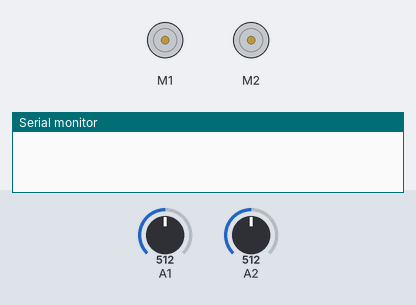
Bench run of a sketch on a simulated Arduino Uno, built with avr-gcc and run on an emulated ATmega328P. On the bench: 2 × DC motor (green arrow = forward, orange = backward, longer = faster), the last lines printed to the serial monitor. The inputs (shaded band) are chosen by the test bench; at power-on: A1 = 512, A2 = 512.

Above: at 0.1 s.
At 2.6 s:
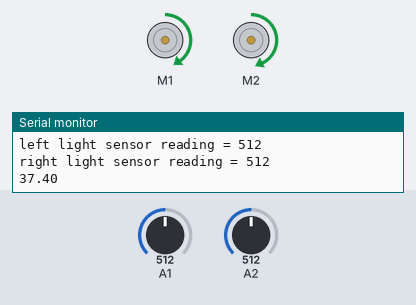
Timing chart, 0 to 4.1 s (numbered marks = the images above):
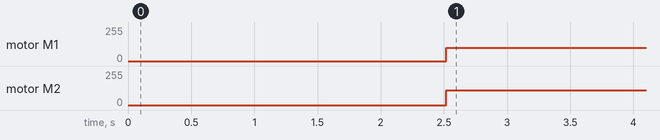

The sketch:

Line_following.ino
```cpp
/*this is the code to be implemented in overall_code for line following.
 *The changing of motor speeds is not included as it would be more readable
 *in a seperate function that takes PID_Value to control motor.
  */
//PID setup
float P;
float Kp = 0.2;
float error;

//motors
int standard_speed = 100;
float max_value = 500;
float new_speed;
float right_speed, left_speed;
//need input data from line followers


#include <Wire.h>
#include <Adafruit_MotorShield.h>
#include "utility/Adafruit_MS_PWMServoDriver.h" //necessary libraries to allow the motor to run

Adafruit_MotorShield AFMS = Adafruit_MotorShield(); //creates the adafruit object
Adafruit_DCMotor *myMotor = AFMS.getMotor(1); //request the left wheel motor - should be on whatever number is inside getMotor()  LEFT
Adafruit_DCMotor *myMotor2 = AFMS.getMotor(2); //RIGHT
// sets up motor


void setup() {
  // put your setup code here, to run once:
    Serial.begin(9600);                     //setting serial monitor at a default baund rate of 9600
    delay(500);
    Serial.println("Started !!");
    delay(1000);

    AFMS.begin();
}

void loop() {
     motor_control();
}


float line_follower() {
    // reads the input on analog pin A0 (value between 0 and 1023)
    int left_light_s = analogRead(A2);
    int right_light_s = analogRead(A1);
    error = ((left_light_s - 300) + (right_light_s - 350)) * 0.5; //if right light greater, robot is too far left, number is negative and vice versa ####THIS NEEDS A CONST  (currently 300) TO OFFSET SENSORS SO ERROR IS ZERO WHEN LEFT SENSOR IS LIGHT AN RIGHT IS DARK. IF THIS DOESNT WORK I WILL WRITE TURN LEFT FUNCTION.
    P = Kp * error;


    Serial.print("left light sensor reading = ");
    Serial.println(left_light_s);   // the raw analog reading
    Serial.print("right light sensor reading = ");
    Serial.println(right_light_s);   // the raw analog reading
    Serial.println(P);
    delay(500);

    //add something like if PID_value < certain value return 0 else return new value
    return(map(P,0, 325,0,1));
}

void motor_control() {
     right_speed = (standard_speed+10) - line_follower() * standard_speed; //if pid negative, this should be smaller
     left_speed = standard_speed + line_follower() * standard_speed;
     myMotor->setSpeed(left_speed); //LEFT
     myMotor2->setSpeed(right_speed); //RIGHT
     myMotor->run(FORWARD);
     myMotor2->run(FORWARD); //this may be reversed if wheels spinning in opposite direction
}
```

Measured:
- by itself, motor M1: stopped → forward 100/255 at 2.5 s
- by itself, motor M2: stopped → forward 110/255 at 2.5 s
